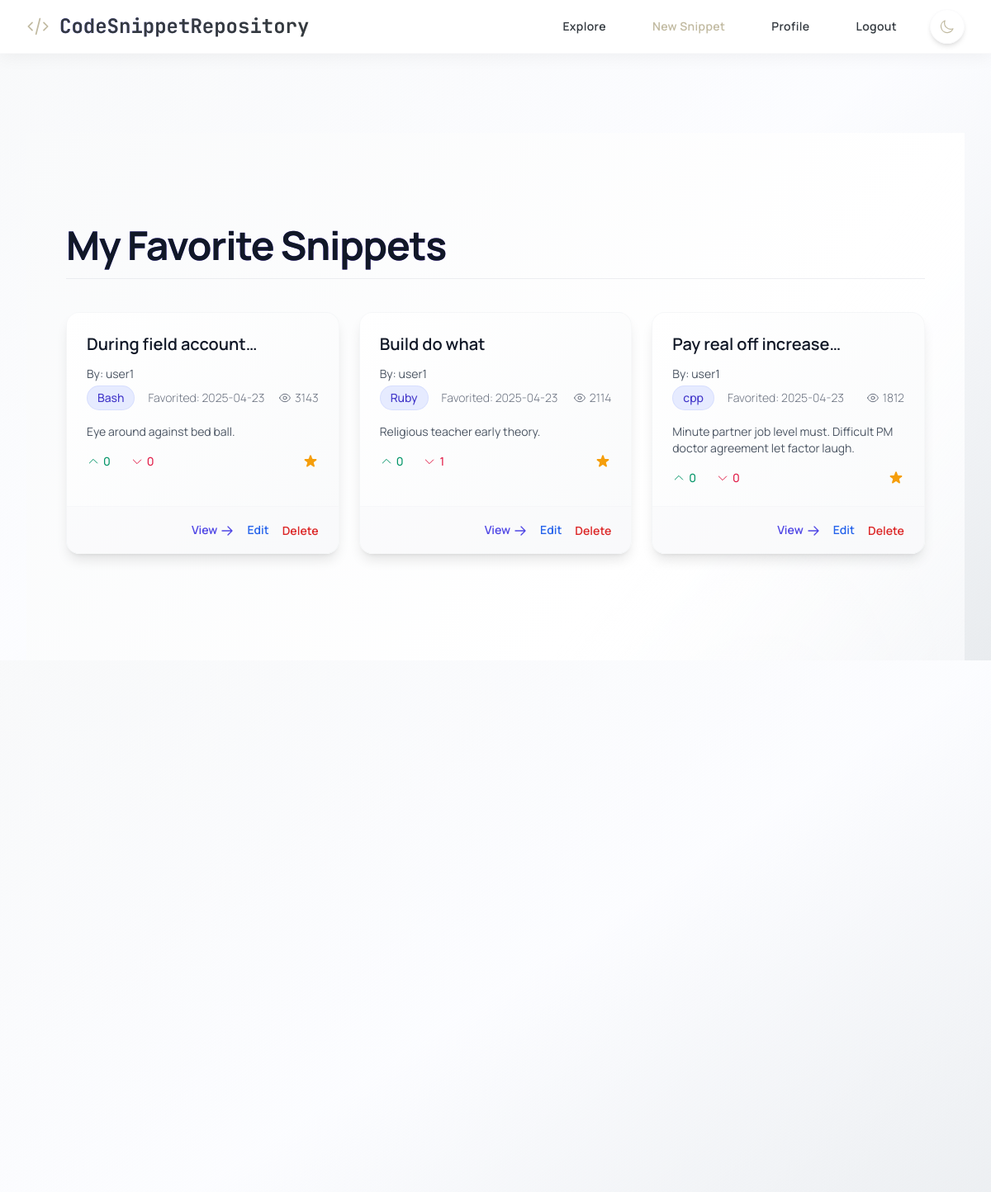
Page /favorites (signed in) on the committed database.
### tables this page shows
CREATE TABLE snippets (
                id INTEGER PRIMARY KEY AUTOINCREMENT,
                user_id INTEGER NOT NULL,
                title TEXT NOT NULL,
                code TEXT NOT NULL,
                language TEXT NOT NULL,
                description TEXT,
                is_private INTEGER DEFAULT 0,
                views INTEGER DEFAULT 0,
                created_at TIMESTAMP DEFAULT CURRENT_TIMESTAMP,
                updated_at TIMESTAMP DEFAULT CURRENT_TIMESTAMP,
                FOREIGN KEY (user_id) REFERENCES users(id) ON DELETE CASCADE
            );

### app.py (the view)
@app.route('/favorites')
def view_favorites():
    user_id = get_current_user_id()
    if not user_id:
        flash('Please login to view your favorites.', 'warning')
        return redirect(url_for('login'))
    conn = get_db()
    try:
        favorite_snippets_rows = conn.execute('''
            SELECT
                s.id, s.title, s.language, s.code, s.description, s.created_at,
                s.updated_at, s.is_private, s.views, s.user_id as owner_id,
                u.username as owner_username, f.favorited_at,
                COALESCE(v.upvotes, 0) as upvotes, COALESCE(v.downvotes, 0) as downvotes
            FROM favorites f
            JOIN snippets s ON f.snippet_id = s.id
            JOIN users u ON s.user_id = u.id
            LEFT JOIN (
                 SELECT snippet_id, SUM(CASE WHEN vote_type = 1 THEN 1 ELSE 0 END) as upvotes,
                        SUM(CASE WHEN vote_type = -1 THEN 1 ELSE 0 END) as downvotes
                 FROM votes GROUP BY snippet_id
            ) v ON s.id = v.snippet_id
            WHERE f.user_id = ?
              AND (s.is_private = 0 OR s.user_id = ?) -- Show favorited public or OWN private snippets
            ORDER BY f.favorited_at DESC
        ''', (user_id, user_id)).fetchall() # Pass user_id twice for the OR condition
        user_favorites_ids = {row['id'] for row in favorite_snippets_rows}
        user_bookmarks_ids = set() # Fetch bookmarks if bookmark button is shown on favorite cards
        try:
            bookmark_rows = conn.execute('SELECT snippet_id FROM bookmarks WHERE user_id = ?', (user_id,)).fetchall()
            user_bookmarks_ids = {row['snippet_id'] for row in bookmark_rows}
        except sqlite3.Error as e_book:
            app.logger.warning(f"DB Error fetching bookmarks on favorites page for user {user_id}: {e_book}")
        favorite_snippets_data = []
        for row in favorite_snippets_rows:
            snippet_dict = dict(row)
            snippet_dict['created_at'] = parse_db_date(snippet_dict.get('created_at'))
            snippet_dict['favorited_at'] = parse_db_date(snippet_dict.get('favorited_at'))
            snippet_dict['updated_at'] = parse_db_date(snippet_dict.get('updated_at'))
            favorite_snippets_data.append(snippet_dict)
        return render_template('favorites.html',
                               snippets=favorite_snippets_data,
                               user_favorites_ids=user_favorites_ids,
                               user_bookmarks_ids=user_bookmarks_ids) # Pass bookmarks if needed
    except sqlite3.Error as e:
         app.logger.error(f"DB Error fetching favorites for user {user_id}: {e}")
         flash("Could not load favorites due to a database error.", "error")
         return redirect(url_for('profile'))

### app.py (called while the page is built)
def parse_db_date(date_str):
    if not date_str:
        return None
    try:
        return datetime.strptime(date_str, '%Y-%m-%d %H:%M:%S')
    except (ValueError, TypeError) as e:
        try:
            app.logger.warning(f"Could not parse date string '{date_str}': {e}")
        except RuntimeError: # Handle cases outside app context if necessary
            print(f"Warning: Could not parse date string '{date_str}': {e}")
        return None # Return None if parsing fails

def get_db():
    db = getattr(g, '_database', None)
    if db is None:
        db_path = os.path.join(app.root_path, DATABASE) # Construct path safely
        try:
             db = g._database = sqlite3.connect(db_path)
             db.row_factory = sqlite3.Row # Use Row factory
        except sqlite3.Error as e:
            app.logger.error(f"Database connection error: {e}") # Use app logger
            raise # Reraise the error
    return db

@app.teardown_appcontext
def close_connection(exception):
    db = getattr(g, '_database', None)
    if db is not None:
        try:
            db.close()
        except sqlite3.Error as e:
             app.logger.error(f"Error closing database connection: {e}") # Use app logger

def get_current_user_id():
    return session.get('user_id')

### templates/favorites.html (shortened to what this page needs)
{% extends "base.html" %}
{% block content %}
<div class="min-h-screen bg-gradient-to-br from-gray-50 via-white to-indigo-50/20 dark:from-gray-900 dark:via-gray-950 dark:to-indigo-900/30 text-gray-900 dark:text-gray-100 font-['Manrope',_'Inter',_sans-serif] antialiased relative isolate overflow-hidden">
    <div class="absolute inset-0 -z-10 bg-[radial-gradient(ellipse_at_center,_rgba(255,255,255,0.15)_0%,_rgba(0,0,0,0)_70%)] dark:bg-[radial-gradient(ellipse_at_center,_rgba(79,70,229,0.1)_0%,_rgba(0,0,0,0)_70%)] page-texture" aria-hidden="true"></div>
    <div class="max-w-7xl mx-auto px-4 sm:px-6 lg:px-12 xl:px-16 py-20 sm:py-28">
        <header class="mb-10">
            <h1 class="text-4xl sm:text-5xl font-bold tracking-tight text-gray-900 dark:text-white bg-clip-text bg-gradient-to-r from-indigo-600 to-purple-600 dark:from-indigo-400 dark:to-purple-400 border-b border-gray-300/40 dark:border-indigo-800/40 pb-4">
                My Favorite Snippets
            </h1>
        </header>
        {% if snippets %}
            <div class="grid grid-cols-1 md:grid-cols-2 lg:grid-cols-3 gap-6" id="favorites-grid">
                {% for snippet in snippets %}
                    <div class="snippet-card group bg-gradient-to-br from-white to-gray-50 dark:from-gray-900 dark:to-indigo-950/30 border border-gray-200/30 dark:border-indigo-900/30 rounded-2xl overflow-hidden shadow-lg hover:shadow-xl hover:border-indigo-300/50 dark:hover:border-indigo-600/50 transition-all duration-400 ease-out backdrop-blur-sm flex flex-col">
                        <div class="px-6 py-6 flex-grow">
                            <h3 class="snippet-title text-xl font-semibold text-gray-900 dark:text-white mb-3 line-clamp-1 group-hover:text-indigo-600 dark:group-hover:text-indigo-400 transition-colors">
                                <a href="{{ url_for('view_snippet', id=snippet.id) }}">{{ snippet.title }}</a>
                            </h3>
                            <p class="text-sm text-gray-600 dark:text-gray-400 mb-1">
                                By: <a href="{{ url_for('profile', username=snippet.owner_username) }}" class="hover:text-indigo-500 hover:underline">{{ snippet.owner_username }}</a>
                            </p>
                            <div class="flex flex-wrap items-center gap-x-4 gap-y-2 mb-4 text-sm text-gray-500 dark:text-gray-400 font-light">
                                <span class="snippet-language px-3 py-1 bg-indigo-100/80 dark:bg-indigo-900/80 text-indigo-700 dark:text-indigo-300 rounded-full font-medium border border-indigo-200/50 dark:border-indigo-800/50">{{ snippet.language }}</span>
                                <span>Favorited: {{ snippet.favorited_at.strftime('%Y-%m-%d') if snippet.favorited_at else 'N/A' }}</span>
                                <span class="ml-auto flex items-center" title="Views">{{ snippet.views | default(0) }}</span>
                            </div>
                             {% if snippet.description %}
                                <p class="snippet-description text-sm text-gray-600 dark:text-gray-300 line-clamp-2 mb-4">
                                    {{ snippet.description }}
                                </p>
                             {% endif %}
                            <div class="vote-stats flex items-center gap-6 text-sm font-medium mt-auto">
                                <span class="upvotes flex items-center text-emerald-600 dark:text-emerald-400" title="Upvotes"><svg xmlns="http://www.w3.org/2000/svg" class="h-4 w-4 mr-1" fill="none" viewBox="0 0 24 24" stroke="currentColor"><path stroke-linecap="round" stroke-linejoin="round" stroke-width="1.5" d="M5 15l7-7 7 7" /></svg>{{ snippet.upvotes | default(0) }}</span>
                                <span class="downvotes flex items-center text-rose-600 dark:text-rose-400" title="Downvotes"><svg xmlns="http://www.w3.org/2000/svg" class="h-4 w-4 mr-1" fill="none" viewBox="0 0 24 24" stroke="currentColor"><path stroke-linecap="round" stroke-linejoin="round" stroke-width="1.5" d="M19 9l-7 7-7-7" /></svg>{{ snippet.downvotes | default(0) }}</span>
                                <button type="button"
                                        class="favorite-toggle flex items-center ml-auto text-gray-400 dark:text-gray-500 hover:scale-110 transition-all duration-200 focus:outline-none"
                                        data-snippet-id="{{ snippet.id }}"
                                        aria-label="Toggle Favorite">
                                </button>
                            </div>
                        </div>
                        <div class="px-6 py-4 bg-gray-50/50 dark:bg-indigo-950/20 border-t border-gray-200/20 dark:border-indigo-900/30 flex justify-end items-center transition-colors duration-300 group-hover:bg-indigo-50/40 dark:group-hover:bg-indigo-900/30">
                             <div class="flex items-center gap-4">
                                <a href="{{ url_for('view_snippet', id=snippet.id) }}" class="group/link text-sm font-semibold text-indigo-600 dark:text-indigo-400 hover:text-indigo-800 dark:hover:text-indigo-300 transition-colors"><span>View</span><svg xmlns="http://www.w3.org/2000/svg" class="h-4 w-4 ml-1 inline group-hover/link:translate-x-1 transition-transform duration-200" fill="none" viewBox="0 0 24 24" stroke-width="2" stroke="currentColor"><path stroke-linecap="round" stroke-linejoin="round" d="M13.5 4.5L21 12m0 0l-7.5 7.5M21 12H3" /></svg></a>
                                {% if session.user_id == snippet.owner_id %}
                                    <a href="{{ url_for('edit_snippet', id=snippet.id) }}" class="text-sm font-semibold text-blue-600 dark:text-blue-400 hover:text-blue-800 dark:hover:text-blue-300 transition-colors">Edit</a>
                                    <form action="{{ url_for('delete_snippet', id=snippet.id) }}" method="POST" onsubmit="return confirm('Are you sure?');" class="inline"><button type="submit" class="text-sm font-semibold text-red-600 dark:text-red-400 hover:text-red-800 dark:hover:text-red-300 transition-colors">Delete</button></form>
                                {% endif %}
                             </div>
                        </div>
                    </div>
                {% endfor %}
            </div>
        {% endif %}
    </div>
</div>
{% endblock %}

### templates/base.html (shortened to what this page needs)
<!DOCTYPE html>
<html lang="en" class="dark">
<head>
    <script src="https://cdn.tailwindcss.com"></script>
    <link rel="stylesheet" href="https://cdnjs.cloudflare.com/ajax/libs/animate.css/4.1.1/animate.min.css" />
</head>
<body class="dark:bg-noir bg-gradient-to-br from-pearl via-indigo-50/20 to-cloud dark:from-noir dark:via-indigo-950 dark:to-graphite text-charcoal dark:text-white font-sans transition-colors duration-500 overflow-y-auto">
    <nav class="dark:bg-noir/90 bg-white/90 border-b border-gray-200/20 dark:border-indigo-900/30 sticky w-full top-0 z-50 transition-all duration-500 ease-in-out backdrop-blur-md shadow-[0_4px_20px_rgba(0,0,0,0.05)] dark:shadow-[0_4px_20px_rgba(99,102,241,0.1)]">
        <div class="w-full px-4 sm:px-6 lg:px-8">
            <div class="flex items-center justify-between h-16">
                <a href="{{ url_for('home') }}"
                   class="text-2xl font-mono font-semibold dark:text-white text-charcoal hover:text-earth transition-colors duration-300 ease-in-out flex items-center relative group">
                    <div class="logo-icon mr-3 text-earth transition-transform duration-300 group-hover:scale-110">
                        <svg xmlns="http://www.w3.org/2000/svg" class="h-7 w-7" fill="none" viewBox="0 0 24 24" stroke="currentColor" stroke-width="1.5">
                            <path stroke-linecap="round" stroke-linejoin="round" d="M10 20l4-16m4 4l4 4-4 4M6 16l-4-4 4-4" />
                        </svg>
                    </div>
                    <span class="bg-clip-text bg-gradient-to-r from-indigo-600 to-earth dark:from-indigo-400 dark:to-earth-light">CodeSnippetRepository</span>
                </a>
                <div class="flex items-center space-x-6 nav-links">
                    <a href="{{ url_for('explore') }}"
                       class="dark:text-gray-200 text-charcoal hover:text-earth px-4 py-2 text-sm rounded-xl font-semibold tracking-wide transition-all duration-300 nav-item magnetic-button relative overflow-hidden group">
                        <span class="relative z-10">Explore</span>
                    </a>
                    {% if 'user_id' in session %}
                        <a href="{{ url_for('new_snippet') }}"
                           class="dark:text-gray-200 text-earth hover:text-earth-light px-4 py-2 text-sm rounded-xl font-semibold tracking-wide transition-all duration-300 nav-item magnetic-button relative overflow-hidden group">
                            <span class="relative z-10">New Snippet</span>
                        </a>
                        <a href="{{ url_for('profile') }}"
                           class="dark:text-gray-200 text-charcoal hover:text-earth px-4 py-2 text-sm rounded-xl font-semibold tracking-wide transition-all duration-300 nav-item magnetic-button relative overflow-hidden group">
                            <span class="relative z-10">Profile</span>
                        </a>
                        <form action="{{ url_for('logout') }}" method="GET" class="inline">
                            <button type="submit"
                                   class="dark:text-gray-200 text-charcoal hover:text-earth px-4 py-2 text-sm rounded-xl font-semibold tracking-wide transition-all duration-300 nav-item magnetic-button relative overflow-hidden group">
                                <span class="relative z-10">Logout</span>
                            </button>
                        </form>
                    {% endif %}
                    <button id="theme-toggle" class="theme-toggle p-2.5 rounded-full focus:outline-none transition-all duration-300 hover:scale-110 hover:rotate-45 bg-white/80 dark:bg-noir/80 border border-gray-200/20 dark:border-indigo-900/30 shadow-md">
                        <svg xmlns="http://www.w3.org/2000/svg" class="h-5 w-5 dark:hidden block text-earth" fill="none" viewBox="0 0 24 24" stroke="currentColor">
                            <path stroke-linecap="round" stroke-linejoin="round" stroke-width="1.5" d="M20.354 15.354A9 9 0 018.646 3.646 9.003 9.003 0 0012 21a9.003 9.003 0 008.354-5.646z" />
                        </svg>
                    </button>
                </div>
            </div>
        </div>
    </nav>
    <main class="pt-24 animate-fadeIn page-content relative z-10">
        <div class="w-full px-4 sm:px-6 lg:px-8">
            <div class="page-transition-wrapper min-h-screen">
                {% block content %}{% endblock %}
            </div>
        </div>
    </main>
</body>
</html>

### templates/base.html (style rules this page uses)
html, body { height: 100%; margin: 0; padding: 0; overflow-y: auto; }
.magnetic-button { position: relative; overflow: hidden; }

### rows in the picture
snippets: title "During field…", owner_username "user1", language "Bash", favorited_at "2025-04-23", views "3143", description "Eye around against bed ball.", upvotes "0", downvotes "0"
snippets: title "Build do what", owner_username "user1", language "Ruby", favorited_at "2025-04-23", views "2114", description "Religious teacher early theory.", upvotes "0", downvotes "1"
snippets: title "Pay real off…", owner_username "user1", language "cpp", favorited_at "2025-04-23", views "1812", description "Minute partner job level must. Difficult PM doctor agreement let factor laugh.", upvotes "0", downvotes "0"
